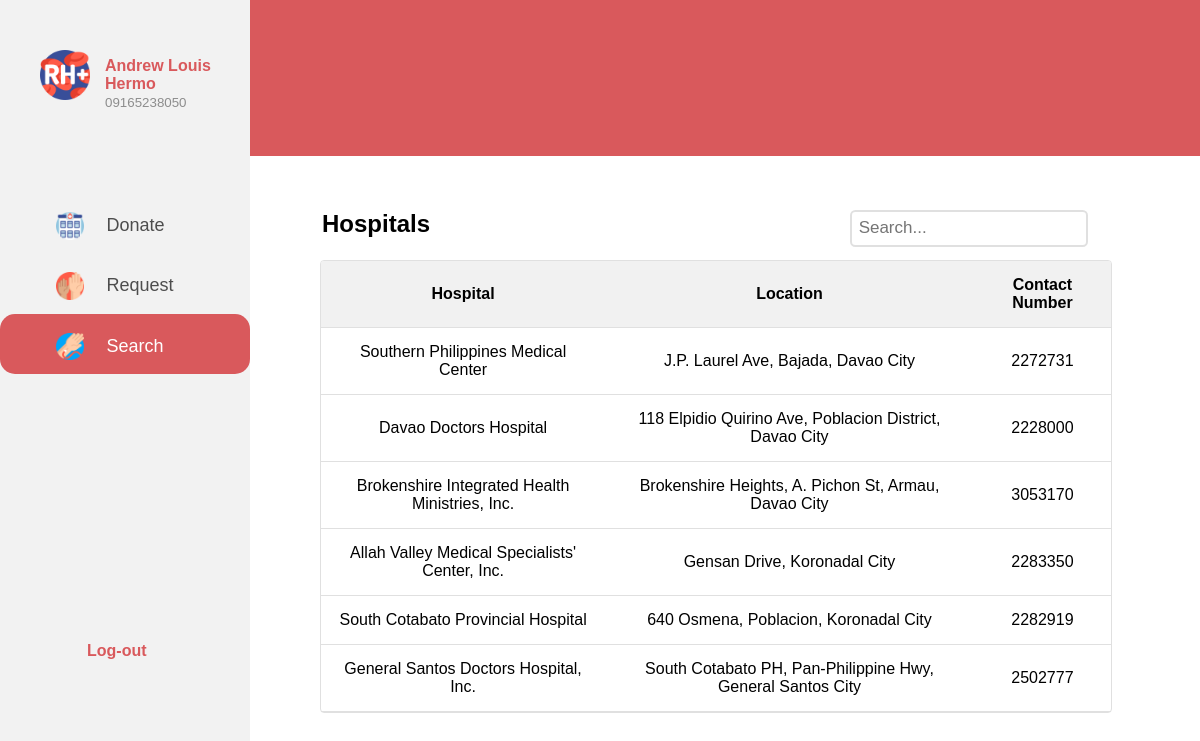
Screenshot of /user-dashboard.php (signed in) with the database file from the repository.
### tables this page shows
CREATE TABLE `hospital` (
  `Hospital_ID` int(11) NOT NULL,
  `Hospital_Name` varchar(50) NOT NULL,
  `Hospital_Address` text NOT NULL,
  `Hospital_Contact_Number` int(7) NOT NULL,
  `Hospital_Password` varchar(15) NOT NULL,
  `Hospital_Email_Address` varchar(50) NOT NULL
);

### user-dashboard.php (the view, shortened to what this page needs)
<?php
  if(isset($_SESSION['User_Name']) && isset($_SESSION['User_ID'])){
?>
<!DOCTYPE html>
<html>
<head>
  <link rel="stylesheet" href="user-dashboard.css">
</head>
<body>
  <div class="sidenav">
    <div class="float-container">
        <div class="float-child">
           <div class="icon"><img src="icons/Hospital-Dashboard-Menu/rh-.png"></div>
        </div>
        <div class="float-child">
          <div class="prof-text">
            <p><b><?php echo $_SESSION['User_Name']?></b></p>
            <small><?php echo $_SESSION['User_Contact_Number']?></small>
          </div>
        </div>
    </div>
    <div class="menu">
      <div class="donate">
        <a href="user-dashboard-donate.php" id="first-sidebar" class="a"><img src="icons/menu/medical-center.png">Donate</a>
      </div>
      <div class="request">
        <a href="user-dashboard-request.php" class="a"><img src="icons/menu/volunteer.png">Request</a>
      </div>
      <div class="search">
        <a href="user-dashboard.php" id="third-sidebar" class="a"><img src="icons/menu/blood-transfusion.png">Search</a>
      </div>
      <div class="sidebar-bottom">
        <table>
          <th><a href="logout.php" id="log-out">Log-out</a></th>
        </table>
      </div>
    </div>
  </div>s
  <div class="header">
  </div>
  <div class="table-header">
    <table>
      <th><h2> Hospitals</h2></th>
      <th id="search-box"><input type="text" placeholder="Search..."></th>
    </table>
  </div>
  <div class="content">
    <table class="table-content" style="width: 90%">
     <tr>
          <th>Hospital</th>
          <th>Location</th>
          <th>Contact Number</th>
        </tr>
        <tr>
             <?php
        $conn = mysqli_connect("localhost","root","","blood_donation_sys");
        $sql = "SELECT Hospital_Name,
        Hospital_Address, Hospital_Contact_Number FROM hospital";
        $result = $conn->query($sql);
        if($result->num_rows>0){
          while($row=$result->fetch_assoc()){
            echo "<tr><td>".$row["Hospital_Name"]."</td><td>".$row["Hospital_Address"]."</td><td>".$row["Hospital_Contact_Number"]."</td></tr>";
          }
          echo"</table>";
        }
        else{
          echo "0 result";
        }
        ?>
  </div>
</body>
</html>
<?php
}else{
  send_alert_error("Session Invalid");
}
?>

### user-dashboard.css (style rules this page uses)
* { padding: 0; margin: 0; }
body { font-family: sans-serif; font-size: 16px; }
.search { box-sizing: border-box; background-color: #D9595C; border-style: none; border-color: #D9595C; border-width: 0.0125em; border-radius: 0.9375em; }
.search a { color:white; }
.sidenav { height: 100%; width: 15.625em; position: fixed; background-color: #F2F2F2; left: 0; top: 0; overflow-x: hidden; padding-top: 1.25em; font-family: sans-serif; }
.menu { padding-top: 2em; }
.menu img { width: 15%; padding-right: 1.25em; vertical-align: middle; }
.profile tr, td { padding-right: 100px; }
.a { padding: 1.0625em 0.5em 0.75em 3.125em; text-decoration: none; font-size: 1.125em; color: #4D4D4D; display: block; }
.sidebar-bottom { position: absolute; top: 40em; }
.sidebar-bottom a { text-decoration: none; color: black; }
#log-out { padding-left: 5.3125em; color: #D9595C; }
.float-container { padding-top: 20px; padding-left: 30px; padding-bottom: 50px; }
.icon { width: 25%; float: left; padding: 10px ; }
.icon img { width: 90%; }
.prof-text { padding-top: 17px; padding-left: 0px; }
.prof-text b { color: #D9595C; }
.prof-text small { color: #8D8D8D; }
.header { margin-left: 15.6em; padding: 5em; background: #D9595C; color: white; position: relative; top: -22px; }
.table-header { padding-top: 1.875em; padding-left: 20em; }
#search-box { position: absolute; right: 7em; }
.table-header input[type=text] { font-size: 1.0625em; color: #2C2C2C; padding: 0.375em 0.375em 0.375em 0.375em; border-style: solid; border-radius: 0.3125em; border-color: #E0E0E0; }
.content { padding-top: 1.25em; padding-left: 20em; }
table.table-content { border: 0.0625em solid #E0E0E0; border-radius: 0.25em; border-collapse: separate; border-spacing: 0; text-align: center; }
table.table-content th { background-color: #F1F1F1; }
table.table-content th:first-child { border-radius: 0.1875em 0 0 0; }
table.table-content th:last-child { border-radius: 0 0.1875em 0 0; }
table.table-content th, td { border-bottom: 0.0625em solid #E0E0E0; padding: 0.9375em; }

### rows the page displays
hospital: Hospital_Name "Southern Philippines Medical Center", Hospital_Address "J.P. Laurel Ave, Bajada, Davao City", Hospital_Contact_Number "2272731"
hospital: Hospital_Name "Davao Doctors Hospital", Hospital_Address "118 Elpidio Quirino Ave, Poblacion District, Davao City", Hospital_Contact_Number "2228000"
hospital: Hospital_Name "Brokenshire Integrated Health Ministries, Inc.", Hospital_Address "Brokenshire Heights, A. Pichon St, Armau, Davao City", Hospital_Contact_Number "3053170"
hospital: Hospital_Name "Allah Valley Medical Specialists' Center, Inc.", Hospital_Address "Gensan Drive, Koronadal City", Hospital_Contact_Number "2283350"
hospital: Hospital_Name "South Cotabato Provincial Hospital", Hospital_Address "640 Osmena, Poblacion, Koronadal City", Hospital_Contact_Number "2282919"
hospital: Hospital_Name "General Santos Doctors Hospital, Inc.", Hospital_Address "South Cotabato PH, Pan-Philippine Hwy, General Santos City", Hospital_Contact_Number "2502777"

### other values shown
$_SESSION['User_Name'] "Andrew Louis Hermo"
$_SESSION['User_Contact_Number'] "09165238050"
